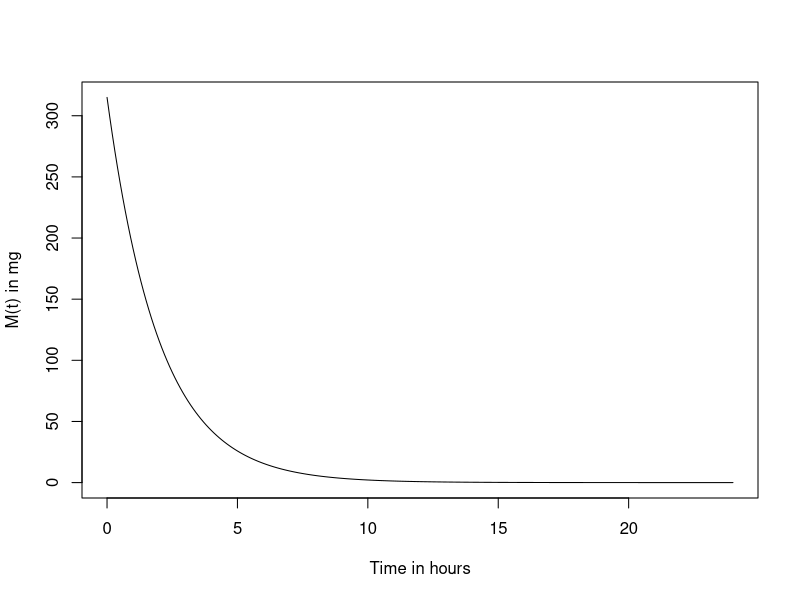
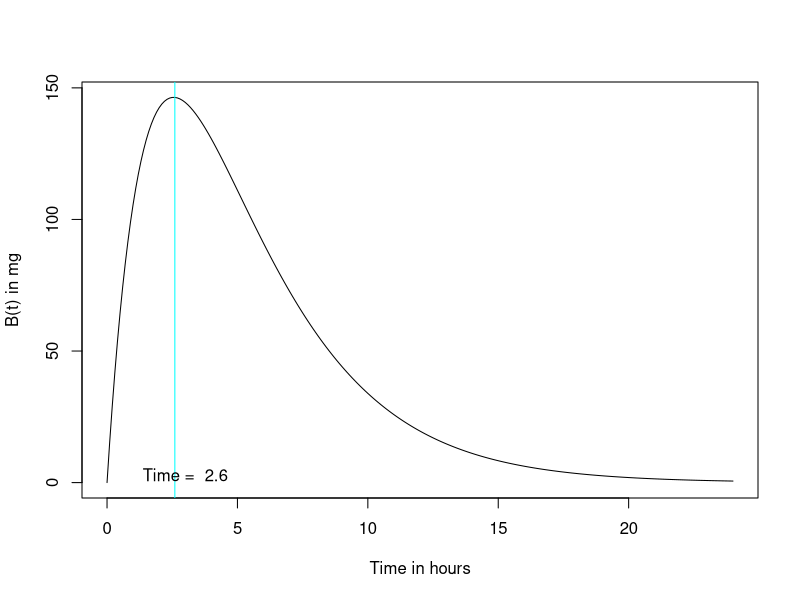
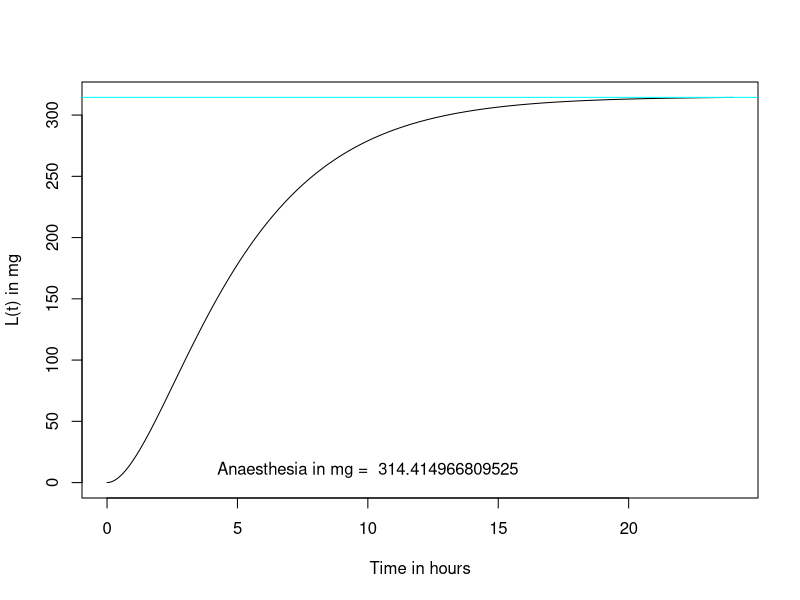

The R script that drew these images, in order:
## Equations For Amount of Anaesthesia in Muscle, Blood, Liver
# Muscle:
# dM/dt = -e*M

# Blood:
# dB/dt = e*M - c*B

# Liver:
# dL/dt = c*B - delta*L

library(deSolve)

# Define anaesthesia model function with time, initial values, parameters

ana = function(t, init, para){
  M <- init[1]
  B <- init[2]
  L <- init[3]
  e <- para[1]
  c <- para[2]
  delta <- para[3]
  dM <- -e*M # dM here refers to dM/dt
  dB <- e*M - c*B # dB here refers to dB/dt
  dL <- c*B - delta*L # dL here refers to dL/dt
  list(c(dM, dB, dL)) # function automatically returns dM, dB, dL as a list
}

# Give initial value - M(0), B(0), L(0) in mg
init <- c(M = 315, B = 0, L = 0)

# Give parameter values - e, c, delta - rates per hour
para <- c(e = 0.5, c = 0.3, delta = 0.4)

# Time range for solution - in hours
t <- seq(0, 24, 0.1)

## Part a
# Calling ODE function
out <- ode(y = init, times = t, func = ana, parms = para)

# Plotting solution for muscle
plot(out[,1], out[,2], type = "l", xlab = "Time in hours", ylab = "M(t) in mg")

# Plotting solution for blood
plot(out[,1], out[,3], type = "l", xlab = "Time in hours", ylab = "B(t) in mg")

## Part b
# Time when half of injected amount into muscle goes to blood
# i.e., B(t) = M(0)/2 so find t
Bt = init[1]/2

vals = out[,3] <= Bt # logical vector
Bt_all = out[,3] # contains all values of B(t)
Bt_all <- Bt_all[vals] # selects only those values of B(t) which are <= M(0)/2

Bt = max(Bt_all)
entry = out[out[,3]==Bt,]

abline(v = entry[1], col = "cyan") # v for vertical line
text(3,3, paste("Time = ", entry[1]))

# Part c: Plotting solution for liver - When delta tends to 0
model2 = function(t, init, para2){
  e = para2[1]
  c = para2[2]
  d = para2[3]
  
  M = init[1]
  B = init[2]
  L = init[3]
  
  dM = -e * M
  dB = (e * M) - (c * B)
  dL = (c * B) - (d * L)
  
  list(c(dM, dB, dL))
}
para2 = c(e = 0.5, c = 0.3, d = 0.000000000001) # e, c, d
out2 = ode(t = t, y = init, func = model2, parms = para2)

# Plot liver levels
plot(out2[,1], out2[,4], xlab = "Time in hours", ylab = "L(t) in mg", type = "l")

Lt = max(out2[,4])

abline(h = Lt, col = "cyan") # h for horizontal line
text(10,10, paste("Anaesthesia in mg = ", Lt))
